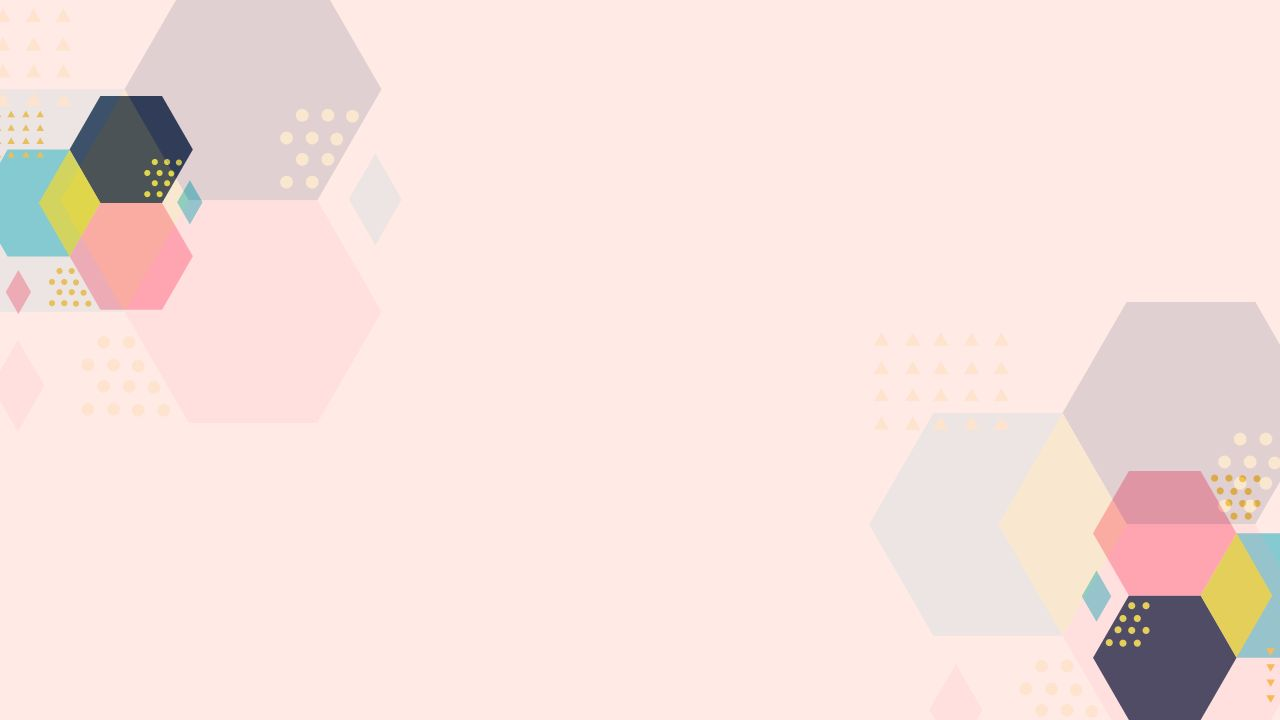
#> input picture 1.jpg, 1280 x 720 px, found by its file name
$ python -i register.py   (imports and definitions only)
#> lines starting #> are read from the running program, lines starting #| are printed output that depends on the picture
import tkinter as tk
from tkinter import messagebox
import cv2
import os
import shutil
import pandas as pd
from PIL import Image, ImageTk

# Function to capture images with face detection and save them
# [87 lines left out: functions capture_images, remove_existing_student, save_to_excel, not called in this run]

# Function to handle registration process
def register_student_window():
    global register_window

    register_window = tk.Tk()
    register_window.title("Register Student")

    # Set the size of the window
    register_window.geometry('600x400')

    # Load background image and resize it to fit the window
    img = Image.open("C:/Mukul/Student Attendance/1.jpg")
#> img is the input picture: PIL image 1280x720 RGB; mean R, G, B 245.5, 224.8, 220
    img = img.resize((600, 400))  # Resize the image to fit the window size
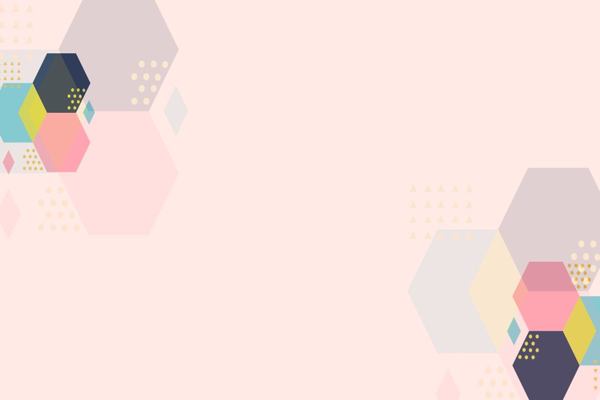
#> img: PIL image 600x400 RGB; mean R, G, B 245.5, 224.8, 220
    background_image = ImageTk.PhotoImage(img)

    background_label = tk.Label(register_window, image=background_image)
    background_label.place(x=0, y=0, relwidth=1, relheight=1)

    # Create a frame to hold the widgets
    frame = tk.Frame(register_window, bg='#ffeae6')  # Set frame background color
    frame.pack(expand=True)

    tk.Label(frame, text="Student Name", font=("Arial", 14), bg='#ffeae6', fg='black').pack(padx=10, pady=10)  # Set label colors
    name_entry = tk.Entry(frame, font=("Arial", 14))
    name_entry.pack(padx=10, pady=5)

    tk.Label(frame, text="Roll Number", font=("Arial", 14), bg='#ffeae6', fg='black').pack(padx=10, pady=10)  # Set label colors
    roll_number_entry = tk.Entry(frame, font=("Arial", 14))
    roll_number_entry.pack(padx=10, pady=5)

    # [13 lines left out: function register_student, not called in this run]

    register_button = tk.Button(frame, text="Register", command=register_student, font=("Arial", 14), bg='#ffb6c1')  # Set button background color
    register_button.pack(padx=10, pady=20)

    register_window.mainloop()

# [2 lines not run here, left out]

>>> result = register_student_window()
